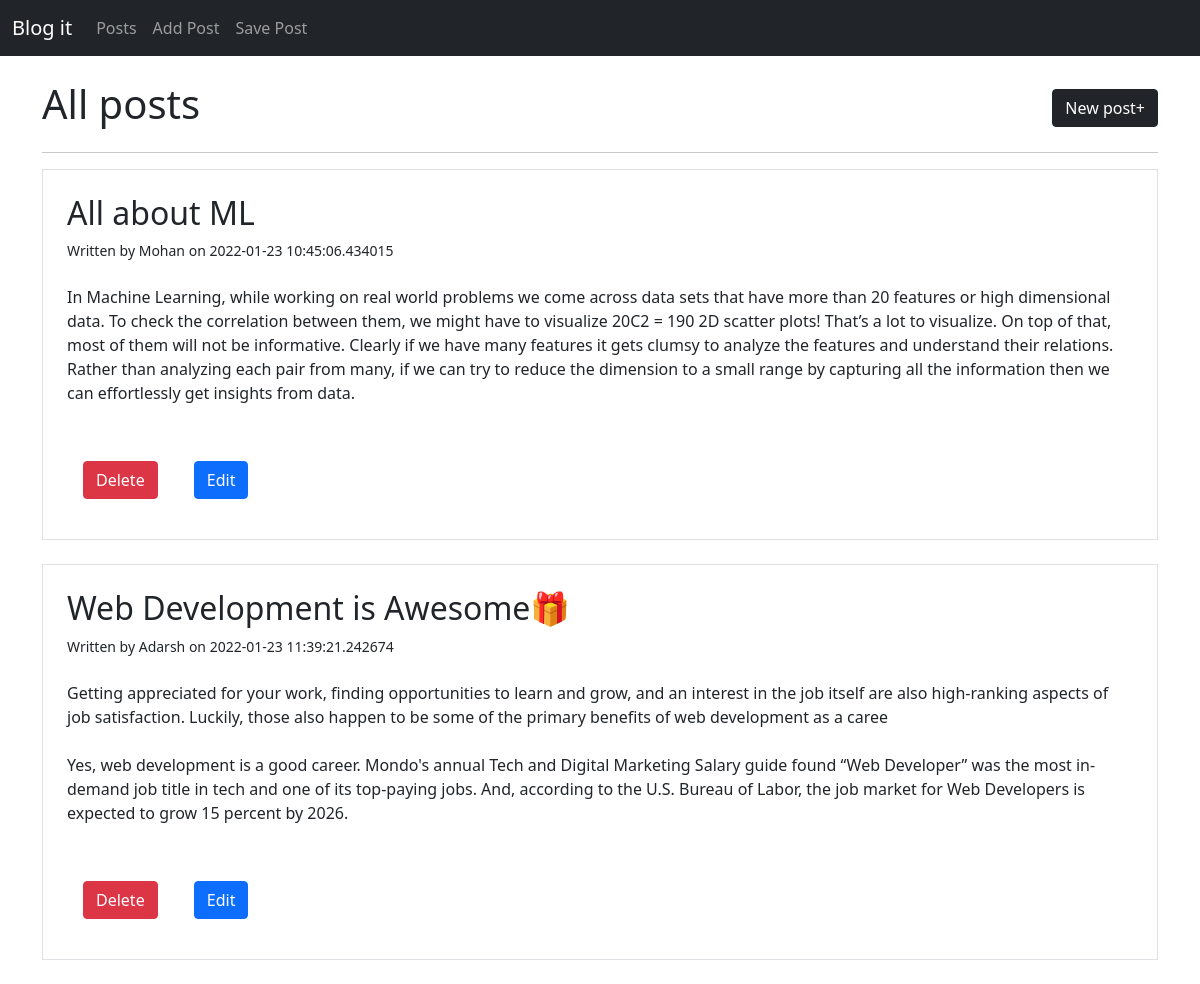
The page /posts on the database its author committed.
### app.py (models this page shows, shortened)
class BlogPost(db.Model):
    id = db.Column(db.Integer,primary_key =True)
    title = db.Column(db.String(100),nullable=False)
    content = db.Column(db.Text,nullable=False)
    author = db.Column(db.String(20), nullable=False,default='N/A')
    date_posted = db.Column(db.DateTime, nullable=False,default=datetime.utcnow)

### app.py (the view)
@app.route('/posts',methods=['GET','POST'])
def posts():
    all_post = BlogPost.query.order_by(BlogPost.date_posted).all()
    return render_template('posts.html',posts=all_post)

### templates/posts.html (shortened to what this page needs)
{% extends 'base.html' %}
{% block body %}
<br>
<div class="d-flex flex-row justify-content-between align-items-center">
    <h1>All posts</h1>
    <a href="/addpost" class="btn btn-dark">New post+</a>
</div>
<hr></hr>
    {% for post in posts %}
        <div class="border p-4">
            <h2>{{post.title}}</h2>
            {% if post.author %}
                <small>Written by {{post.author}} on {{post.date_posted}}</small>
            {% else %}
                <small>Written by unknown</small>
            {% endif %}
            <br>
            <br>
            <p style="white-space: pre-wrap">{{post.content}}</p>
            <br>
            <a class="btn btn-danger m-3" href="/posts/delete/{{post.id}}">Delete</a>
            <a class="btn btn-primary m-3" href="/posts/edit/{{post.id}}">Edit</a>
            <br>
        </div>
        <br>
    {%endfor%}
{% endblock %}

### templates/base.html (shortened to what this page needs)
<html lang="en">
<head>
    <link rel="stylesheet" href="{{ url_for('static',filename='css/main.css') }}">
    <link href="https://cdn.jsdelivr.net/npm/bootstrap@5.1.3/dist/css/bootstrap.min.css" rel="stylesheet"
>
</head>
<body>
    <nav class="navbar navbar-expand-sm navbar-dark bg-dark" aria-label="Third navbar example">
        <div class="container-fluid">
          <div>
            <a class="navbar-brand" href="/">Blog it</a>
          </div>
          <div class="collapse navbar-collapse" id="navbarsExample03">
            <ul class="navbar-nav me-auto mb-2 mb-sm-0">
              <li class="nav-item">
                <a class="nav-link" aria-current="page" href="/posts">Posts</a>
              </li>
              <li class="nav-item">
                <a class="nav-link" href="/addpost">Add Post</a>
              </li>
              <li class="nav-item">
                <a class="nav-link">Save Post</a>
              </li>
            </ul>
          </div>
        </div>
      </nav>
    <div class="container">
        {% block body %} {% endblock %}
    </div>
</body>
</html>

### rows shown on the page
BlogPost: title "All about ML", author "Mohan", date_posted "2022-01-23 10:45:06.434015", content "In Machine Learning, while working on real world problems we come across data sets that have more than 20 features or high dimensional data. To check the correlation between them, we might have to visualize 20C2 = 190 2D scatter plots! That’s a lot to visualize. On top of that, most of them will not be informative. Clearly if we have many features it gets clumsy to analyze the features and understand their relations. Rather than analyzing each pair from many, if we can try to reduce the dimension to a small range by capturing all the information then we can effortlessly get insights from data."
BlogPost: title "Web Development is Awesome🎁", author "Adarsh", date_posted "2022-01-23 11:39:21.242674", content "Getting appreciated for your work, finding opportunities to learn and grow, and an interest in the job itself are also high-ranking aspects of job satisfaction. Luckily, those also happen to be some of the primary benefits of web development as a caree Yes, web development is a good career. Mondo's annual Tech and Digital Marketing Salary guide found “Web Developer” was the most in-demand job title in tech and one of its top-paying jobs. And, according to the U.S. Bureau of Labor, the job market for Web Developers is expected to grow 15 percent by 2026."
